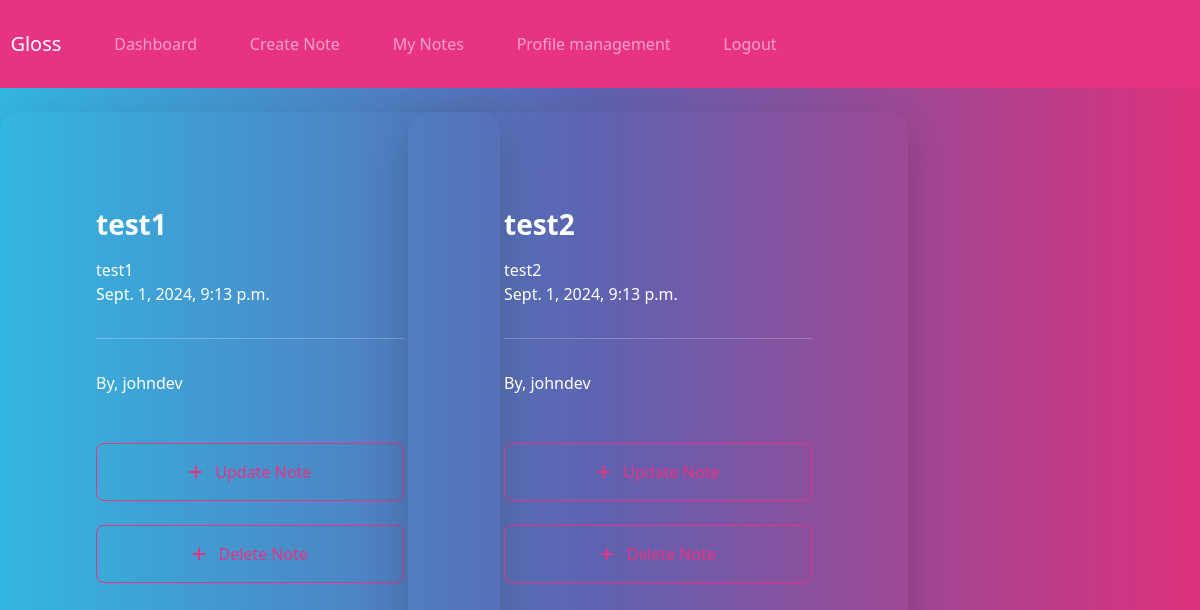
Page /my-notes (signed in) on the earlier database version.
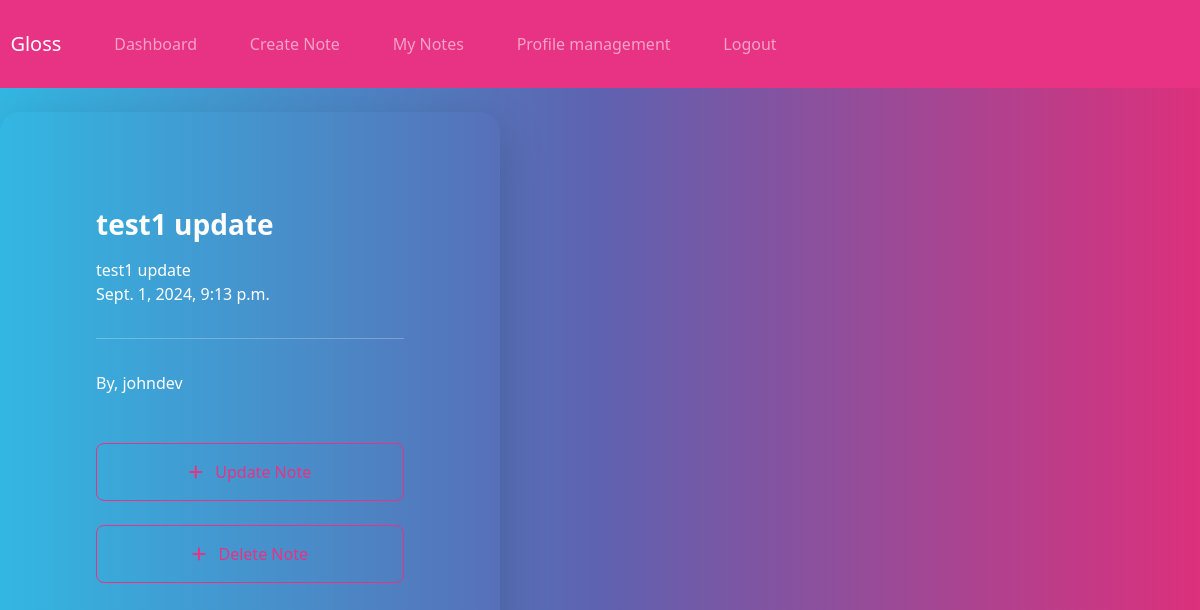
Same page on the later database version.
### note/models.py (models this page shows)
class Note(models.Model):
    title = models.CharField(max_length=150)
    content = models.CharField(max_length=400)
    date_posted = models.DateTimeField(auto_now_add=True)
    user = models.ForeignKey(User, max_length=10, on_delete=models.CASCADE, null=True)

### note/views.py (the view)
# urls.py: path('my-notes', views.my_notes, name='my-notes'),
@login_required(login_url='my-login')
def my_notes(request):
    current_user = request.user.id
    note = Note.objects.all().filter(user=current_user)
    context = {'AllNotes': note}
    return render(request, 'note/my-notes.html', context)

### note/templates/note/my-notes.html (shortened to what this page needs)
{% extends 'note/navbar.html' %}
{% load static %}
{% block content %}
  <br />
  <div class="row gy-4 row-cols-1 row-cols-md-2 row-cols-xl-3">
    {% for note in AllNotes %}
      <div class="col">
        <div class="container bg-tertiary shadow-lg p-5 form-layout">
          <h3>{{ note.title }}</h3>
          {{ note.content }}
          <br />
          {{ note.date_posted }}
          <br />
          <hr />By, {{ note.user }}
          <br />
          <br />
          <br />
          <a class="btn btn-outline-primary btn-md w-100 btn-block p-2" href="{% url 'update-note' note.id %}"><i class="fa fa-plus" aria-hidden="true"></i> &nbsp; Update Note</a>
          <br />
          <br />
          <a class="btn btn-outline-primary btn-md w-100 btn-block p-2" href="{% url 'delete-note' note.id %}"><i class="fa fa-plus" aria-hidden="true"></i> &nbsp; Delete Note</a>
        </div>
      </div>
    {% endfor %}
  </div>
  <br />
{% endblock %}

Differences in the rows shown:
removed Note: title "test2", content "test2", date_posted "Sept. 1, 2024, 9:13 p.m.", user "johndev"
changed Note "johndev": title "test1" → "test1 update"; content "test1" → "test1 update"
